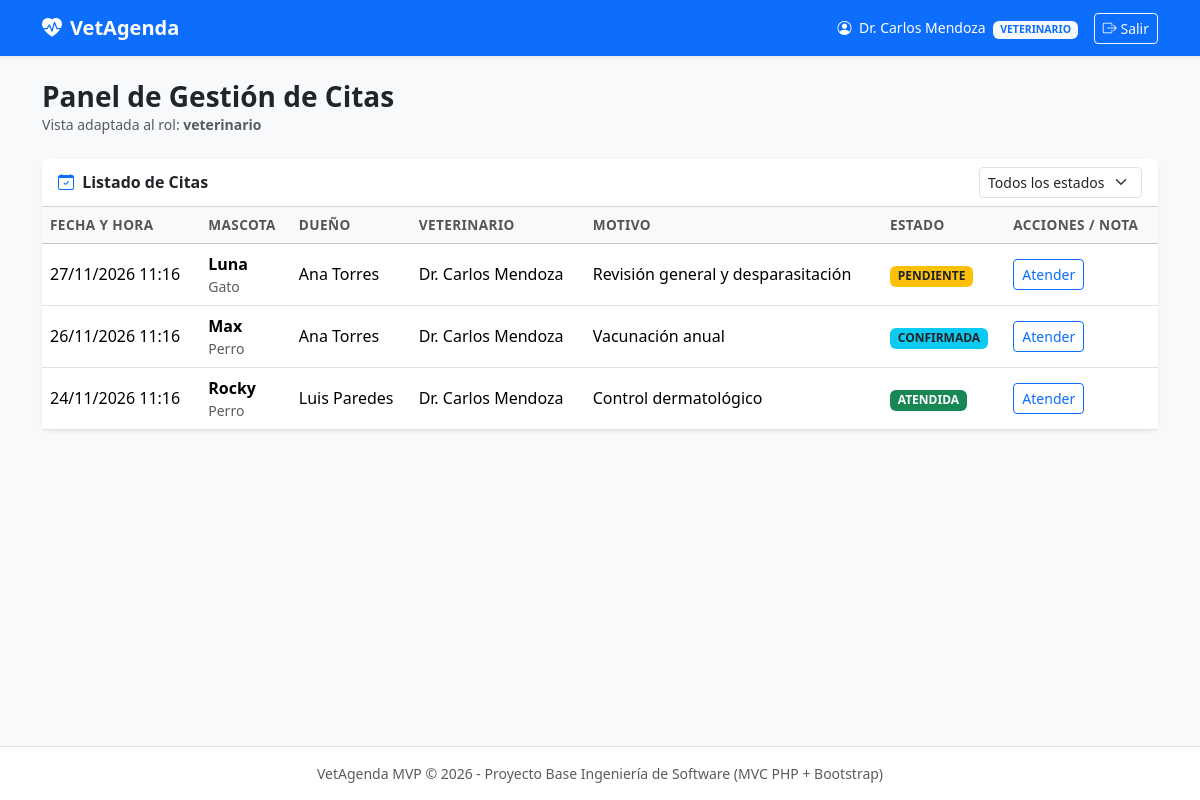
/index.php?action=dashboard (signed in), run on the app's committed database.
### tables this page shows
CREATE TABLE citas (
    id INT AUTO_INCREMENT PRIMARY KEY,
    id_mascota INT NOT NULL,
    id_veterinario INT NOT NULL,
    fecha_hora DATETIME NOT NULL,
    motivo VARCHAR(255) NOT NULL,
    estado ENUM('pendiente', 'confirmada', 'cancelada', 'atendida') NOT NULL DEFAULT 'pendiente',
    nota_clinica TEXT NULL,
    FOREIGN KEY (id_mascota) REFERENCES mascotas(id) ON DELETE CASCADE,
    FOREIGN KEY (id_veterinario) REFERENCES usuarios(id) ON DELETE CASCADE
);

CREATE TABLE mascotas (
    id INT AUTO_INCREMENT PRIMARY KEY,
    nombre VARCHAR(80) NOT NULL,
    especie VARCHAR(50) NOT NULL,
    raza VARCHAR(80) DEFAULT 'Mestizo',
    edad INT DEFAULT 0,
    id_dueno INT NOT NULL,
    FOREIGN KEY (id_dueno) REFERENCES usuarios(id) ON DELETE CASCADE
);

CREATE TABLE usuarios (
    id INT AUTO_INCREMENT PRIMARY KEY,
    nombre VARCHAR(100) NOT NULL,
    email VARCHAR(100) NOT NULL UNIQUE,
    password_hash VARCHAR(255) NOT NULL,
    rol ENUM('cliente', 'recepcionista', 'veterinario') NOT NULL DEFAULT 'cliente',
    creado_en TIMESTAMP DEFAULT CURRENT_TIMESTAMP
);

### app/controllers/CitaController.php (called while the page is built, shortened)
<?php
require_once __DIR__ . '/../models/Cita.php';
class CitaController {
    private $citaModel;
    private $mascotaModel;
    public function __construct($db) {
        $this->citaModel = new Cita($db);
        $this->mascotaModel = new Mascota($db);
    }
    public function dashboard() {
        $usuario = $_SESSION['usuario'];
        if ($usuario['rol'] === 'cliente') {
            $citas = $this->citaModel->listarPorDueno($usuario['id']);
            $mascotas = $this->mascotaModel->listarPorDueno($usuario['id']);
        } else {
            $citas = $this->citaModel->listarTodas();
        }
        require __DIR__ . '/../views/dashboard/index.php';
    }
}

### app/models/Cita.php (called while the page is built, shortened)
<?php
class Cita {
    private $conn;
    private $table = 'citas';
    public function __construct($db) {
        $this->conn = $db;
    }
    public function listarTodas() {
        $query = "SELECT c.*, m.nombre AS mascota, m.especie, u.nombre AS dueno, v.nombre AS veterinario
                  FROM " . $this->table . " c
                  INNER JOIN mascotas m ON c.id_mascota = m.id
                  INNER JOIN usuarios u ON m.id_dueno = u.id
                  INNER JOIN usuarios v ON c.id_veterinario = v.id
                  ORDER BY c.fecha_hora DESC";
        $stmt = $this->conn->prepare($query);
        $stmt->execute();
        return $stmt->fetchAll();
    }
}

### app/views/dashboard/index.php (the view, shortened to what this page needs)
<?php require __DIR__ . '/../layouts/header.php'; ?>
<div class="d-flex justify-content-between align-items-center mb-4">
    <div>
        <h3 class="fw-bold mb-0">Panel de Gestión de Citas</h3>
        <p class="text-muted small mb-0">Vista adaptada al rol: <strong><?= htmlspecialchars($usuario['rol']) ?></strong></p>
    </div>
</div>
<div class="card shadow-sm border-0">
    <div class="card-header bg-white d-flex justify-content-between align-items-center">
        <span class="fw-semibold"><i class="bi bi-calendar-check me-1 text-primary"></i> Listado de Citas</span>
        <select id="filtroEstado" class="form-select form-select-sm w-auto">
            <option value="todas">Todos los estados</option>
        </select>
    </div>
    <div class="table-responsive">
        <table class="table table-hover align-middle mb-0" id="tablaCitas">
            <thead class="table-light">
                <tr>
                    <th>Fecha y Hora</th>
                    <th>Mascota</th>
                    <?php if ($usuario['rol'] !== 'cliente'): ?>
                        <th>Dueño</th>
                    <?php endif; ?>
                    <th>Veterinario</th>
                    <th>Motivo</th>
                    <th>Estado</th>
                    <th>Acciones / Nota</th>
                </tr>
            </thead>
            <tbody>
                <?php if (empty($citas)): ?>
                    <tr><td colspan="7" class="text-center text-muted py-4">No hay citas registradas.</td></tr>
                <?php else: ?>
                    <?php foreach ($citas as $c): ?>
                        <?php
                            $badgeClass = match($c['estado']) {
                                'pendiente' => 'bg-warning text-dark',
                                'confirmada' => 'bg-info text-dark',
                                'atendida' => 'bg-success',
                                'cancelada' => 'bg-danger',
                                default => 'bg-secondary'
                            };
                        ?>
                        <tr data-estado="<?= htmlspecialchars($c['estado']) ?>">
                            <td><?= date('d/m/Y H:i', strtotime($c['fecha_hora'])) ?></td>
                            <td>
                                <strong><?= htmlspecialchars($c['mascota']) ?></strong>
                                <div class="small text-muted"><?= htmlspecialchars($c['especie']) ?></div>
                            </td>
                            <?php if ($usuario['rol'] !== 'cliente'): ?>
                                <td><?= htmlspecialchars($c['dueno']) ?></td>
                            <?php endif; ?>
                            <td><?= htmlspecialchars($c['veterinario']) ?></td>
                            <td><?= htmlspecialchars($c['motivo']) ?></td>
                            <td><span class="badge <?= $badgeClass ?> text-uppercase"><?= htmlspecialchars($c['estado']) ?></span></td>
                            <td>
                                <?php if ($usuario['rol'] === 'recepcionista'): ?>
                                    <button class="btn btn-sm btn-outline-success" onclick="mostrarAlertaSprint('Sprint 3 - RF05: Confirmar cita #<?= $c['id'] ?>')">Confirmar</button>
                                    <button class="btn btn-sm btn-outline-danger" onclick="mostrarAlertaSprint('Sprint 3 - RF05: Cancelar cita #<?= $c['id'] ?>')">Cancelar</button>
                                <?php elseif ($usuario['rol'] === 'veterinario'): ?>
                                    <button class="btn btn-sm btn-outline-primary" onclick="mostrarAlertaSprint('Sprint 3 - RF06: Atender cita #<?= $c['id'] ?>')">Atender</button>
                                <?php else: ?>
                                    <span class="small text-muted"><?= htmlspecialchars($c['nota_clinica'] ?? 'Sin notas') ?></span>
                                <?php endif; ?>
                            </td>
                        </tr>
                    <?php endforeach; ?>
                <?php endif; ?>
            </tbody>
        </table>
    </div>
</div>
<?php require __DIR__ . '/../layouts/footer.php'; ?>

### public/index.php (shortened to what this page needs)
<?php
require_once __DIR__ . '/../app/controllers/CitaController.php';
$database = new Database();
$db = $database->getConnection();
$action = $_GET['action'] ?? 'dashboard';
$citaController = new CitaController($db);
switch ($action) {
    case 'dashboard':
    default:
        $citaController->dashboard();
        break;
}

### app/views/layouts/header.php (shortened to what this page needs)
<!DOCTYPE html>
<html lang="es">
<head>
    <link href="https://cdn.jsdelivr.net/npm/bootstrap@5.3.3/dist/css/bootstrap.min.css" rel="stylesheet">
    <link href="https://cdn.jsdelivr.net/npm/bootstrap-icons@1.11.3/font/bootstrap-icons.min.css" rel="stylesheet">
    <link rel="stylesheet" href="css/styles.css">
</head>
<body class="bg-light d-flex flex-column min-vh-100">
<nav class="navbar navbar-expand-lg navbar-dark bg-primary shadow-sm">
    <div class="container">
        <a class="navbar-brand fw-bold" href="index.php?action=dashboard">
            <i class="bi bi-heart-pulse-fill me-2"></i>VetAgenda
        </a>
        <?php if (isset($_SESSION['usuario'])): ?>
            <div class="d-flex align-items-center text-white">
                <span class="me-3 small">
                    <i class="bi bi-person-circle me-1"></i>
                    <?= htmlspecialchars($_SESSION['usuario']['nombre']) ?>
                    <span class="badge bg-light text-primary ms-1 text-uppercase">
                        <?= htmlspecialchars($_SESSION['usuario']['rol']) ?>
                    </span>
                </span>
                <a href="index.php?action=logout" class="btn btn-outline-light btn-sm">
                    <i class="bi bi-box-arrow-right"></i> Salir
                </a>
            </div>
        <?php endif; ?>
    </div>
</nav>
<main class="container my-4 flex-grow-1">

### app/views/layouts/footer.php (shortened to what this page needs)
</main>
<footer class="bg-white border-top py-3 mt-auto">
    <div class="container text-center text-muted small">
        VetAgenda MVP &copy; <?= date('Y') ?> - Proyecto Base Ingeniería de Software (MVC PHP + Bootstrap)
    </div>
</footer>
</body>
</html>

### public/css/styles.css (style rules this page uses)
body { font-family: 'Segoe UI', system-ui, -apple-system, sans-serif; }
.card { border-radius: 0.65rem; }
.table th { font-size: 0.85rem; text-transform: uppercase; letter-spacing: 0.03em; color: #555; }

### data on the page
citas: fecha_hora "27/11/2026 11:16", id_mascota.nombre "Luna", id_mascota.especie "Gato", usuarios.nombre "Ana Torres", id_veterinario.nombre "Dr. Carlos Mendoza", motivo "Revisión general y desparasitación", estado "PENDIENTE"
citas: fecha_hora "26/11/2026 11:16", id_mascota.nombre "Max", id_mascota.especie "Perro", usuarios.nombre "Ana Torres", id_veterinario.nombre "Dr. Carlos Mendoza", motivo "Vacunación anual", estado "CONFIRMADA"
citas: fecha_hora "24/11/2026 11:16", id_mascota.nombre "Rocky", id_mascota.especie "Perro", usuarios.nombre "Luis Paredes", id_veterinario.nombre "Dr. Carlos Mendoza", motivo "Control dermatológico", estado "ATENDIDA"

### other printed values
$_SESSION['usuario']['nombre'] "Dr. Carlos Mendoza"
$_SESSION['usuario']['rol'] "VETERINARIO"
$usuario['rol'] "veterinario"
